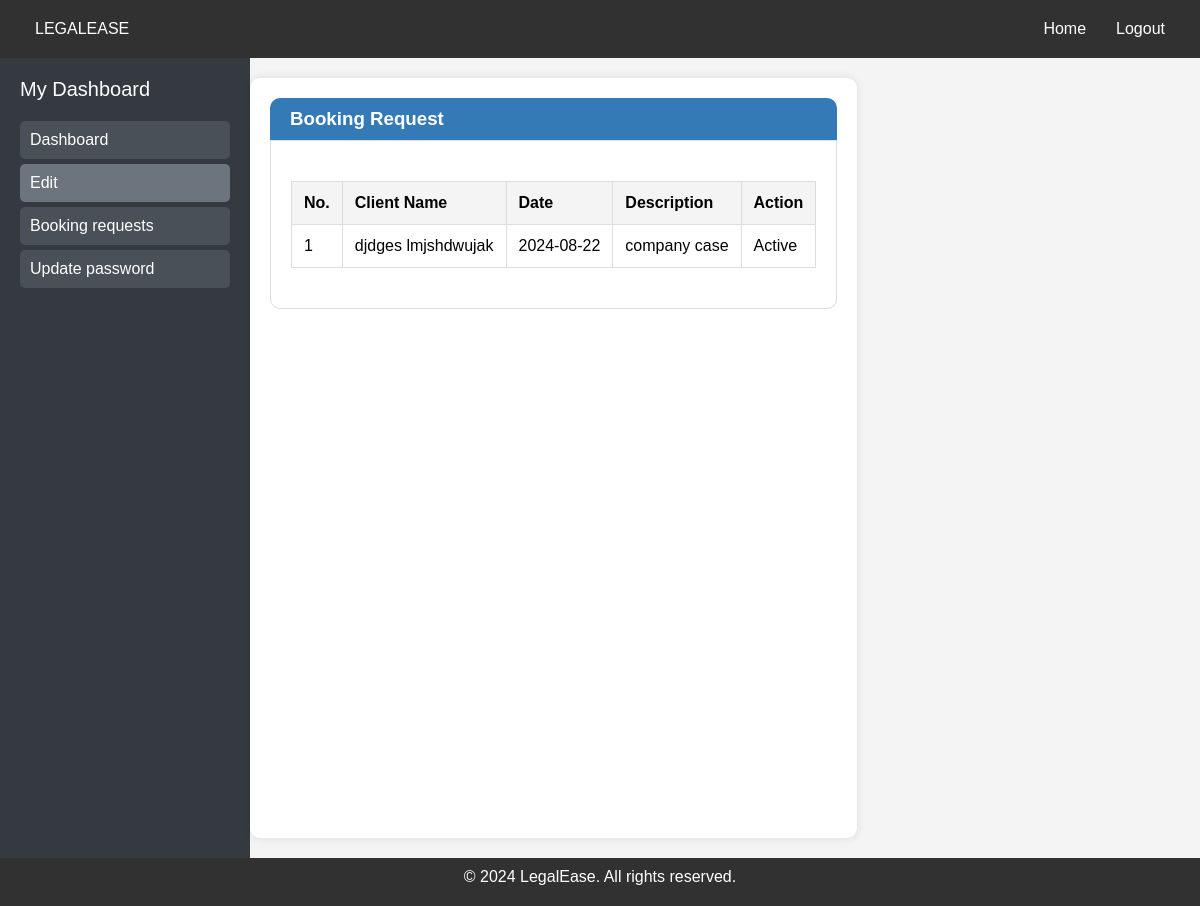
The app's page /lawyer_booking.php (signed in) with its own data.
### tables this page shows
CREATE TABLE `booking` (
  `booking_id` int(11) NOT NULL,
  `date` varchar(20) NOT NULL,
  `description` varchar(300) NOT NULL,
  `client_id` varchar(20) NOT NULL,
  `lawyer_id` varchar(20) NOT NULL,
  `status` varchar(20) NOT NULL
);

CREATE TABLE `participants` (
  `u_id` varchar(20) NOT NULL,
  `first_Name` varchar(50) NOT NULL,
  `last_Name` varchar(50) NOT NULL,
  `email` varchar(50) NOT NULL,
  `password` varchar(20) NOT NULL,
  `status` varchar(50) NOT NULL,
  `role` varchar(50) NOT NULL
);

### lawyer_booking.php (the view, shortened to what this page needs)
<?php
	if($_SESSION['login']==TRUE AND $_SESSION['status']=='Active'){
	?>
<!doctype html>
<html lang="en">
<head>
    <link rel="stylesheet" href="css/styles.css">
    <link rel="stylesheet" href="css/media.css">
</head>
<body>
	<header>
		<nav>
            <ul class="left-nav">
                <li><a href="index.php">LEGALEASE</a></li>
            </ul>
            <ul class="right-nav">
                <li><a href="index.php">Home</a></li>
                <li><a href="login.php">Logout</a></li>
            </ul>
        </nav>
    </header>
    <body>
    	<div class="wrapper">
    		<div class="sidebar">
    			<div class="sidebar-heading">My Dashboard</div>
    			<div class="sidebar-menu">
    				<a href="lawyer_dashboard.php" class="sidebar-item">Dashboard</a>
                	<a href="lawyer_edit_profile.php" class="sidebar-item active">Edit</a>
                	<a href="lawyer_booking.php" class="sidebar-item">Booking requests</a>
                	<a href="update_password_admin.php" class="sidebar-item">Update password</a>
                </div>
            </div>
            <section class="bookingrqst">
            	<div class="container">
            		<div class="span7">
            			<div class="widget stacked widget-table action-table">
            				<div class="widget-header">
            					<h3>Booking Request</h3>
            				</div>
            				<div class="widget-content">
            					<table class="table table-striped table-bordered  table-success table-responsive">
            						<thead>
            							<tr>
            								<th>No.</th>
											<th>Client Name</th>
											<th>Date</th>
											<th>Description</th>
											<th>Action</th>
										</tr>
									</thead>
									<?php
									$a=$_SESSION['lawyer_id'];
									$conn = connect();
									$result = mysqli_query($conn,"SELECT booking_id,first_Name,last_Name,date,description,booking.status as 'statuss' FROM booking,client,participants WHERE booking.client_id=client.client_id AND client.client_id=participants.u_id and booking.lawyer_id='$a'");
									$counter = 0;
									while($row = mysqli_fetch_array($result)) {
										?>
										<tbody id="myTable">
											<tr>
												<td><?php echo ++$counter ;?></td>
												<td><?php echo $row["first_Name"]; ?> <?php echo $row["last_Name"]; ?></td>
												<td><?php echo $row["date"]; ?></td>
												<td><?php echo $row["description"]; ?></td>
												<?php if ($row['statuss']=='Pending'){ ?>
													<td>
														<a class="btn btn-sm btn-warning" href="lawyer_booking.php?unblock_id=<?=$row['booking_id']?>"><i class="fas fa-hourglass"></i>&nbsp; Pending</a>
													</td>
												<?php }
												else{?>
													<td>
														Active
													</td>
												<?php }?>
											</tr>
										</tbody>
									<?php }?>
								</table>
							</div>
						</div>
					</div>
				</div>
			</section>
		</div>
	</body>
	<footer>
		<div class="customnav">
            <p>&copy; 2024 LegalEase. All rights reserved.</p>
        </div>
    </footer>
</body>
</html>
	<?php
	}else
	header('location:login.php?deactivate');
?>

### css/styles.css (style rules this page uses)
body { font-family: Arial, sans-serif; margin: 0; padding: 0; background-color: #f4f4f4; }
h1, h2, h3, h4, h5, h6 { margin: 0; }
p { margin: 0 0 10px; }
header { background: rgba(0, 0, 0, 0.8); color: #fff; padding: 10px 0; }
nav { display: flex; justify-content: space-between; align-items: center; padding: 0 20px; }
nav ul { list-style: none; padding: 0; margin: 0; display: flex; align-items: center; }
nav ul.left-nav { margin-right: auto; }
nav ul.right-nav { margin-left: auto; }
nav ul li { position: relative; }
nav ul li a { color: #fff; text-decoration: none; padding: 10px 15px; display: block; }
.wrapper { display: flex; height: 100vh; }
.sidebar { width: 250px; background-color: #343a40; color: white; min-height: 100vh; padding: 20px; box-sizing: border-box; }
.sidebar-heading { font-size: 20px; margin-bottom: 20px; }
.sidebar-menu { list-style: none; padding: 0; }
.sidebar-item { display: block; color: white; text-decoration: none; padding: 10px; margin: 5px 0; background-color: #495057; border-radius: 5px; }
.sidebar-item.active, .sidebar-item:hover { background-color: #6c757d; }
footer { background: rgba(0, 0, 0, 0.8); color: #fff; text-align: center; padding: 10px 0; width: 100%; }

### lawyer_booking.php (style rules this page uses)
.bookingrqst { background: #fff; border-radius: 10px; padding: 20px; margin: 20px 0; box-shadow: 0 0 10px rgba(0, 0, 0, 0.1); }
.widget { margin-bottom: 20px; }
.widget-header { background-color: #337ab7; color: #fff; padding: 10px; border-radius: 10px 10px 0 0; display: flex; align-items: center; }
.widget-content { padding: 20px; border: 1px solid #ddd; border-radius: 0 0 10px 10px; overflow-x: auto; }
.table { width: 100%; border-collapse: collapse; margin: 20px 0; }
.table th, .table td { padding: 12px; border: 1px solid #ddd; text-align: left; }
.table th { background-color: #f4f4f4; }

### records on screen
booking: participants.first_Name "djdges", participants.last_Name "lmjshdwujak", date "2024-08-22", description "company case", status "Active"
